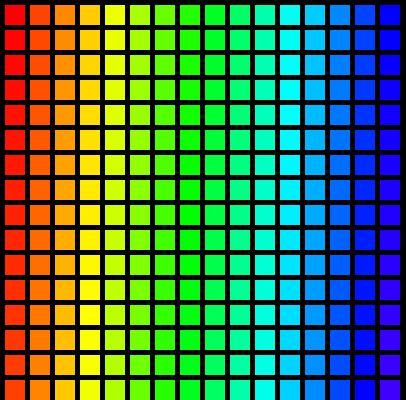
Frame 1 (no input)
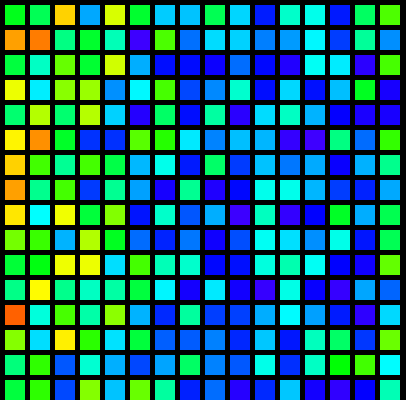
Frame 60 (no input)
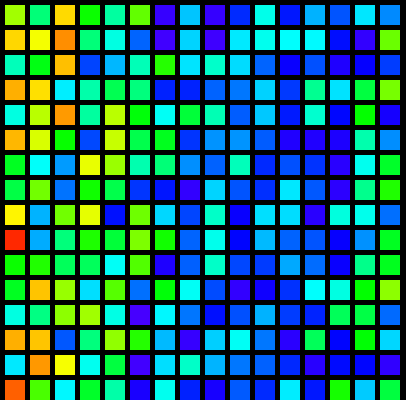
Frame 120 (the mouse pressed at the canvas centre since frame 60)

The p5.js sketch that drew these frames (run headless with seeded random() and noise() and a simulated clock; from frame 60 on, the mouse is pressed at the canvas centre):

// p5.js sketch
// ── sketch.js
// grid
let blocks = Array(256);
let bsz = 25;

function setup() {
  createCanvas(406, 400);
  background(0);
  colorMode(HSB);
  noStroke();
  let gridCount = 0;
  for (let i = 0; i < 16; i++ ) {
    for (let j = 0; j < 16; j++ ) {
      blocks[gridCount] = new Block(i*bsz, j*bsz);
      blocks[gridCount].seed(gridCount);
      gridCount++;
    }
  }
}


function draw() {
  background(0);
  push();
  translate(5,5);
  for (let i = 0; i < blocks.length; i++ ) {
    blocks[i].display();
    blocks[i].update();
  }
  pop();

}

function mousePressed() {
  for (let i = 0; i < blocks.length; i++ ) {
    blocks[i].seed(i);

  }
}





class Block {
  value;
  ch;
  c;
  posX;
  posY;

  //Constructor
  constructor(tposX, tposY) {
    //println("new Block is made " );
    this.posX = tposX;
    this.posY = tposY;
    //seed();
  }

  seed(s) {
    this.value = s;
    this.c = color(this.value, 255, 255);
    this.ch = random(3);
    console.log(this.ch);
  }

   display() {
    noStroke();
    fill(this.c);
    rect(this.posX, this.posY, 20, 20);
  }

  update() {
 
    if ((this.value < 0) || (this.value > 254)) {
      this.ch = -this.ch;
    }
    this.value += this.ch;
    this.c = color(this.value, 255, 255);
  }
}
